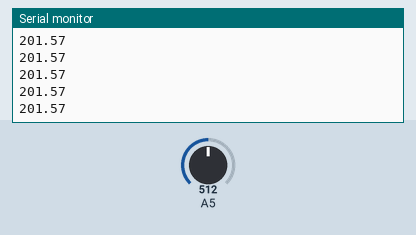
This sketch was run on a simulated Arduino Uno, built with avr-gcc and run on an emulated ATmega328P. On the bench: the last lines printed to the serial monitor. The inputs (shaded band) are chosen by the test bench; at power-on: A5 = 512.

Above: at 1.2 s.
1.3 s: A5 set to 716
At 1.31 s:
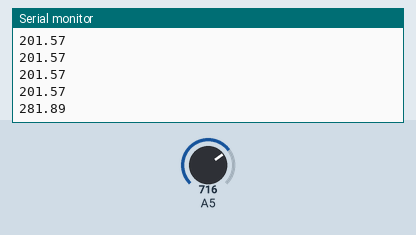
2.8 s: A5 set to 900
At 2.82 s:
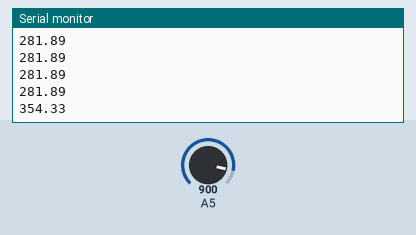
Timing chart, 0 to 5.8 s (numbered marks = the images above; inputs shaded):
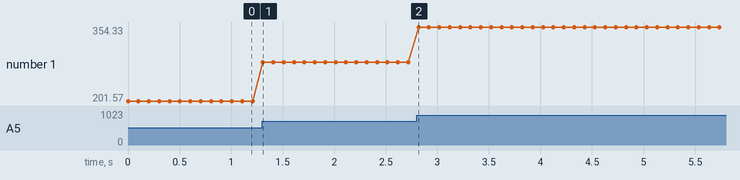

Measured:
- after the input at 1.3 s, the serial monitor: prints a new line at once (image 1)
- after the input at 2.8 s, the serial monitor: prints a new line at once (image 2)
- plotted number 1: 201.57 → 281.89 after the input at 1.3 s, 281.89 → 354.33 after the input at 2.8 s

The sketch:

SonarArduino.ino
```cpp
int mode = 2;
double distance;
double calibration;

void setup()
{
  Serial.begin(9600);
  pinMode(12, INPUT);
}

void loop()
{
  if(mode == 1)
  {
  //Read duration in microSeconds
  long duration = pulseIn(12, HIGH);

  //Operation Range: 20 cm min (50 cm for accurate)
  distance = duration / 58.0;
  calibration = -20;
  }
  else if (mode == 2)
  {
  //Analog In .49 mV per unit
  double voltage = analogRead(5)*.0049;

  //.49 mV per cm
  distance = voltage/.0049;
  calibration = 0.0;
  }

  double cmToInch = 0.393701;

  //Analog Seems to be More Accurate due to PWM timing
  Serial.print((distance+calibration)*cmToInch);
  Serial.println();
  delay(100);
}
```
